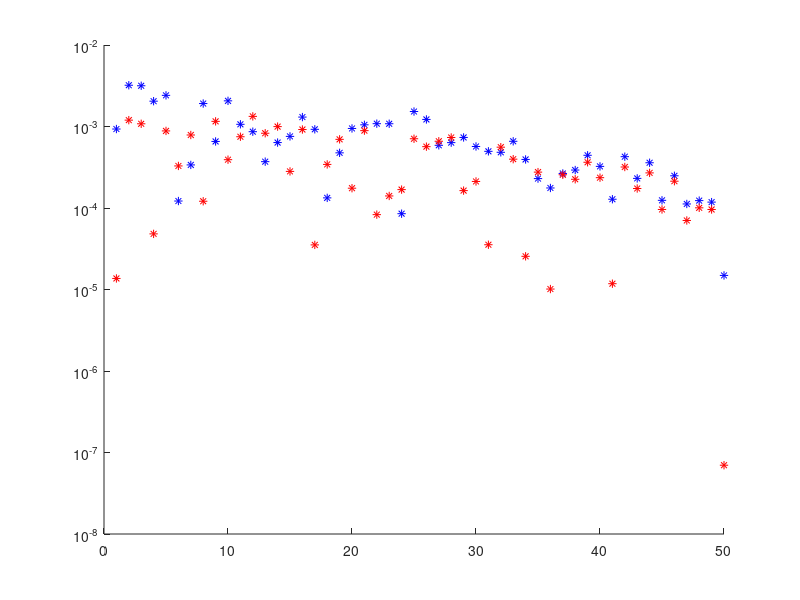
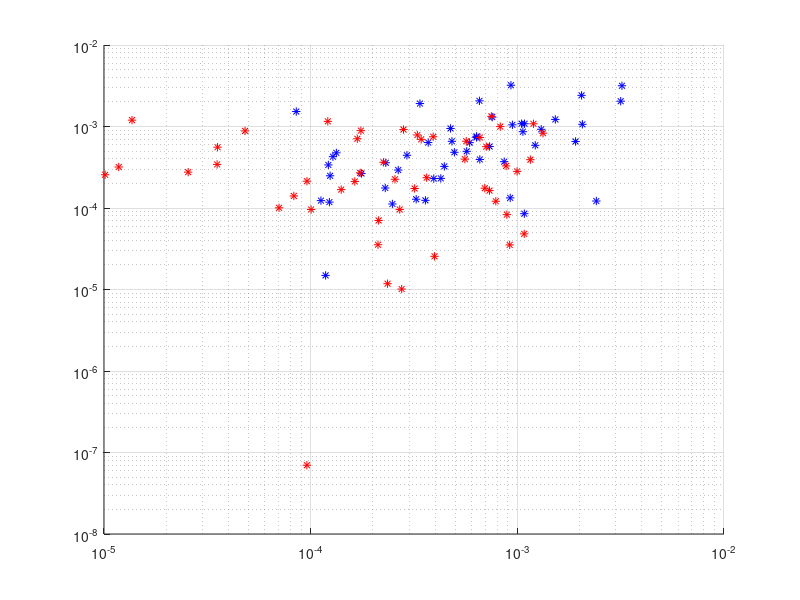

Here is the MATLAB script that generated these plots, in order:
format long
p = 1000;
L = 2.6;
y = @(x) (1-(1/pi)*atan(p*(x-1)))./(2-cos(pi*x));
x = linspace(0, L);

TrapAreas = [];
SimpAreas = [];
refSimp = 0;
dt = .00001;
for t = 0:dt:L-dt
    refSimp = refSimp + pi*((dt/6)*(y(t)^2+4*y(t+dt/2)^2+y(t+dt)^2));
end

for dt = linspace(.01, .001, 50)
areaTrap = 0;
areaSimp = 0;
    
%dt = .1;
for t = 0:dt:L-dt
    areaTrap = areaTrap + pi*((.5*(y(t)+y(t+dt)))^2*dt);
    areaSimp = areaSimp + pi*((dt/6)*(y(t)^2+4*y(t+dt/2)^2+y(t+dt)^2));
end
%disp(' ')
%disp(['   Area:  ' num2str(areaTrap, 17)])
%disp(['   Area2: ' num2str(areaSimp, 17)])

TrapAreas(end+1) = areaTrap;
SimpAreas(end+1) = areaSimp;

end

figure(1)
whitebg('w')
clf
hold on


    
semilogy(abs(TrapAreas-refSimp), '*b')
semilogy(abs(SimpAreas-refSimp), '*r')
set(gca, 'Yscale', 'log')


figure(2)
clf
hold on
loglog(abs(TrapAreas(1:end-1)-refSimp), abs(TrapAreas(2:end)-refSimp), '*b')
loglog(abs(SimpAreas(1:end-1)-refSimp), abs(SimpAreas(2:end)-refSimp), '*r')
set(gca, 'Xscale', 'log')
set(gca, 'Yscale', 'log')
grid on
